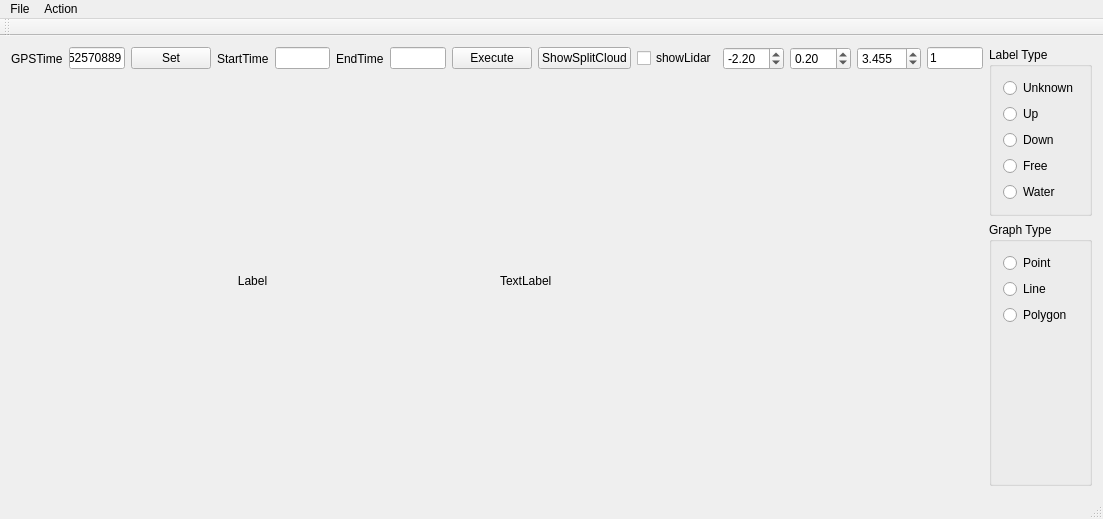
<?xml version="1.0" encoding="UTF-8"?>
<ui version="4.0">
 <class>MainWindow</class>
 <widget class="QMainWindow" name="MainWindow">
  <property name="geometry">
   <rect>
    <x>0</x>
    <y>0</y>
    <width>1103</width>
    <height>519</height>
   </rect>
  </property>
  <property name="windowTitle">
   <string>MainWindow</string>
  </property>
  <widget class="QWidget" name="centralWidget">
   <layout class="QHBoxLayout" name="horizontalLayout_3">
    <item>
     <layout class="QVBoxLayout" name="verticalLayout_2">
      <item>
       <layout class="QHBoxLayout" name="horizontalLayout">
        <item>
         <widget class="QLabel" name="label_3">
          <property name="text">
           <string>GPSTime</string>
          </property>
         </widget>
        </item>
        <item>
         <widget class="QLineEdit" name="lineEdit_gpstime">
          <property name="text">
           <string>52570889</string>
          </property>
         </widget>
        </item>
        <item>
         <widget class="QPushButton" name="pushButton_set">
          <property name="text">
           <string>Set</string>
          </property>
         </widget>
        </item>
        <item>
         <widget class="QLabel" name="label">
          <property name="text">
           <string>StartTime</string>
          </property>
         </widget>
        </item>
        <item>
         <widget class="QLineEdit" name="lineEdit_starttime"/>
        </item>
        <item>
         <widget class="QLabel" name="label_2">
          <property name="text">
           <string>EndTime</string>
          </property>
         </widget>
        </item>
        <item>
         <widget class="QLineEdit" name="lineEdit_endtime"/>
        </item>
        <item>
         <widget class="QPushButton" name="pushButton_execute">
          <property name="text">
           <string>Execute</string>
          </property>
         </widget>
        </item>
        <item>
         <widget class="QPushButton" name="pushButton_showSplitCloud">
          <property name="text">
           <string>ShowSplitCloud</string>
          </property>
         </widget>
        </item>
        <item>
         <widget class="QCheckBox" name="checkBox_showLidar">
          <property name="text">
           <string>showLidar</string>
          </property>
         </widget>
        </item>
        <item>
         <widget class="QDoubleSpinBox" name="doubleSpinBox_min">
          <property name="minimum">
           <double>-10.000000000000000</double>
          </property>
          <property name="singleStep">
           <double>0.100000000000000</double>
          </property>
          <property name="value">
           <double>-2.200000000000000</double>
          </property>
         </widget>
        </item>
        <item>
         <widget class="QDoubleSpinBox" name="doubleSpinBox_max">
          <property name="decimals">
           <number>2</number>
          </property>
          <property name="minimum">
           <double>-10.000000000000000</double>
          </property>
          <property name="singleStep">
           <double>0.100000000000000</double>
          </property>
          <property name="value">
           <double>0.200000000000000</double>
          </property>
         </widget>
        </item>
        <item>
         <widget class="QDoubleSpinBox" name="doubleSpinBox_rotz">
          <property name="decimals">
           <number>3</number>
          </property>
          <property name="singleStep">
           <double>0.001000000000000</double>
          </property>
          <property name="value">
           <double>3.455000000000000</double>
          </property>
         </widget>
        </item>
        <item>
         <widget class="QLineEdit" name="lineEdit_param">
          <property name="text">
           <string>1</string>
          </property>
         </widget>
        </item>
       </layout>
      </item>
      <item>
       <layout class="QHBoxLayout" name="horizontalLayout_2">
        <item>
         <widget class="QLabel" name="labelMapImage">
          <property name="text">
           <string>Label</string>
          </property>
          <property name="alignment">
           <set>Qt::AlignCenter</set>
          </property>
         </widget>
        </item>
        <item>
         <widget class="QLabel" name="labelImage">
          <property name="text">
           <string>TextLabel</string>
          </property>
         </widget>
        </item>
       </layout>
      </item>
     </layout>
    </item>
    <item>
     <layout class="QVBoxLayout" name="verticalLayout">
      <item>
       <widget class="QGroupBox" name="groupBox">
        <property name="title">
         <string>Label Type</string>
        </property>
        <layout class="QVBoxLayout" name="verticalLayout_3">
         <item>
          <widget class="QRadioButton" name="radioButton_blank">
           <property name="text">
            <string>Unknown</string>
           </property>
          </widget>
         </item>
         <item>
          <widget class="QRadioButton" name="radioButton_type1">
           <property name="text">
            <string>Up</string>
           </property>
          </widget>
         </item>
         <item>
          <widget class="QRadioButton" name="radioButton_type2">
           <property name="text">
            <string>Down</string>
           </property>
          </widget>
         </item>
         <item>
          <widget class="QRadioButton" name="radioButton_type3">
           <property name="text">
            <string>Free</string>
           </property>
          </widget>
         </item>
         <item>
          <widget class="QRadioButton" name="radioButton_type4">
           <property name="text">
            <string>Water</string>
           </property>
          </widget>
         </item>
        </layout>
       </widget>
      </item>
      <item>
       <widget class="QGroupBox" name="groupBox_point">
        <property name="title">
         <string>Graph Type</string>
        </property>
        <layout class="QVBoxLayout" name="verticalLayout_4">
         <item>
          <widget class="QRadioButton" name="radioButton_point">
           <property name="text">
            <string>Point</string>
           </property>
          </widget>
         </item>
         <item>
          <widget class="QRadioButton" name="radioButton_line">
           <property name="text">
            <string>Line</string>
           </property>
          </widget>
         </item>
         <item>
          <widget class="QRadioButton" name="radioButton_polygon">
           <property name="text">
            <string>Polygon</string>
           </property>
          </widget>
         </item>
         <item>
          <spacer name="verticalSpacer">
           <property name="orientation">
            <enum>Qt::Vertical</enum>
           </property>
           <property name="sizeHint" stdset="0">
            <size>
             <width>20</width>
             <height>34</height>
            </size>
           </property>
          </spacer>
         </item>
        </layout>
       </widget>
      </item>
     </layout>
    </item>
   </layout>
  </widget>
  <widget class="QMenuBar" name="menuBar">
   <property name="geometry">
    <rect>
     <x>0</x>
     <y>0</y>
     <width>1103</width>
     <height>18</height>
    </rect>
   </property>
   <widget class="QMenu" name="menuFile">
    <property name="title">
     <string>File</string>
    </property>
    <addaction name="actionOpen"/>
    <addaction name="actionScan"/>
   </widget>
   <widget class="QMenu" name="menuAction">
    <property name="title">
     <string>Action</string>
    </property>
    <addaction name="actionLoad"/>
    <addaction name="actionExport"/>
    <addaction name="actionExport_Background"/>
   </widget>
   <addaction name="menuFile"/>
   <addaction name="menuAction"/>
  </widget>
  <widget class="QToolBar" name="mainToolBar">
   <attribute name="toolBarArea">
    <enum>TopToolBarArea</enum>
   </attribute>
   <attribute name="toolBarBreak">
    <bool>false</bool>
   </attribute>
  </widget>
  <widget class="QStatusBar" name="statusBar"/>
  <action name="actionOpen">
   <property name="text">
    <string>Open</string>
   </property>
  </action>
  <action name="actionExport">
   <property name="text">
    <string>Export</string>
   </property>
  </action>
  <action name="actionScan">
   <property name="text">
    <string>Scan</string>
   </property>
  </action>
  <action name="actionLoad">
   <property name="text">
    <string>Load</string>
   </property>
  </action>
  <action name="actionExport_Background">
   <property name="text">
    <string>Export Background</string>
   </property>
  </action>
 </widget>
 <layoutdefault spacing="6" margin="11"/>
 <resources/>
 <connections/>
</ui>
